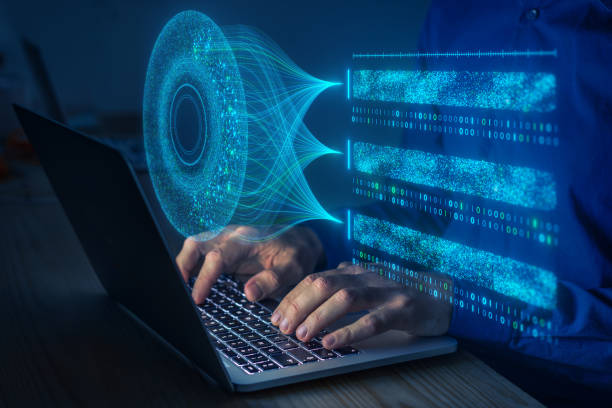
#> input picture Experiment 6 - Solutions by students/experiment-6/input/input_image.jpg, 612 x 408 px, found by its file name
$ python Experiment_5.py
#> lines starting #> are read from the running program, lines starting #| are printed output that depends on the picture
import cv2
import numpy as np
import matplotlib.pyplot as plt
import os
import time

from skimage.feature import hog
from skimage import exposure


# =========================================================
# 1. Create Output Folder
# =========================================================

os.makedirs("output", exist_ok=True)


# =========================================================
# 2. Load Image
# =========================================================

image_path = "input/input_image.jpg"

image = cv2.imread(image_path)
#> image is the input picture: shape (408, 612, 3); mean B, G, R 94.7, 59.2, 15.3

if image is None:
    print("Error: Image not found!")
    print("Please put input_image.jpg inside input folder.")
    exit()

print("Image loaded successfully.")


# =========================================================
# 3. Convert Image to RGB and Grayscale
# =========================================================

image_rgb = cv2.cvtColor(image, cv2.COLOR_BGR2RGB)

gray = cv2.cvtColor(image, cv2.COLOR_BGR2GRAY)
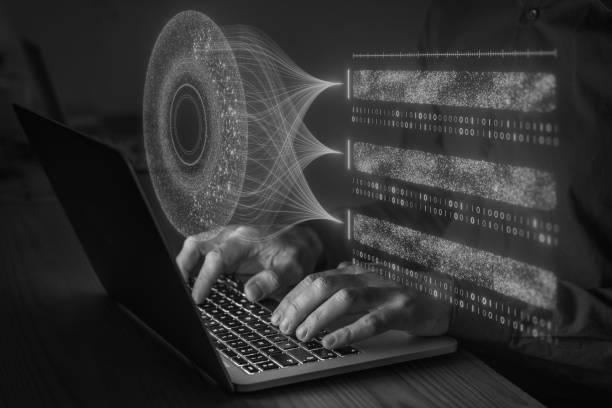
#> gray: shape (408, 612); min 0, max 248, mean 50.1

print("Image Size:", image.shape)
#| Image Size: (408, 612, 3)
print("Grayscale conversion completed.")


# =========================================================
# 4. Save Grayscale Image
# =========================================================

cv2.imwrite(
    "output/grayscale.jpg",
    gray
)


# =========================================================
# 5. SIFT Feature Extraction
# =========================================================

print("\nRunning SIFT...")

start_time = time.time()

sift = cv2.SIFT_create()

keypoints, descriptors = sift.detectAndCompute(
    gray,
    None
)
#> keypoints = 881 keypoints; strongest (x, y, size): (239, 312, 1.8), (261, 343, 1.8), (243, 301, 1.9), (221, 294, 1.9)

sift_time = time.time() - start_time

print("SIFT Keypoints:", len(keypoints))
#| SIFT Keypoints: 881
print("SIFT Descriptor Shape:", descriptors.shape if descriptors is not None else None)
#| SIFT Descriptor Shape: (881, 128)
print("SIFT Processing Time:", round(sift_time, 4), "seconds")


# =========================================================
# 6. Draw SIFT Keypoints
# =========================================================

sift_image = cv2.drawKeypoints(
    image_rgb,
    keypoints,
    None,
    flags=cv2.DRAW_MATCHES_FLAGS_DRAW_RICH_KEYPOINTS
)
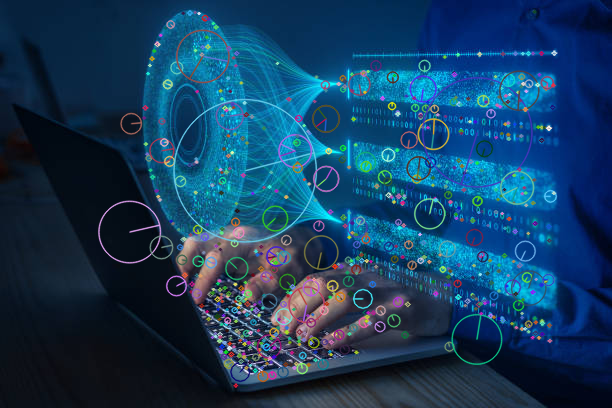
#> sift_image: shape (408, 612, 3); mean R, G, B 21, 61.2, 94.8

plt.figure(figsize=(10, 6))
plt.imshow(sift_image)
plt.title("SIFT Keypoints")
plt.axis("off")

plt.savefig(
    "output/sift_keypoints.png",
    dpi=300,
    bbox_inches="tight"
)

plt.show()


# =========================================================
# 7. HOG Feature Extraction
# =========================================================

print("\nRunning HOG...")

start_time = time.time()

gray_float = gray / 255.0

hog_features, hog_image = hog(
    gray_float,
    orientations=9,
    pixels_per_cell=(8, 8),
    cells_per_block=(2, 2),
    block_norm="L2-Hys",
    visualize=True
)
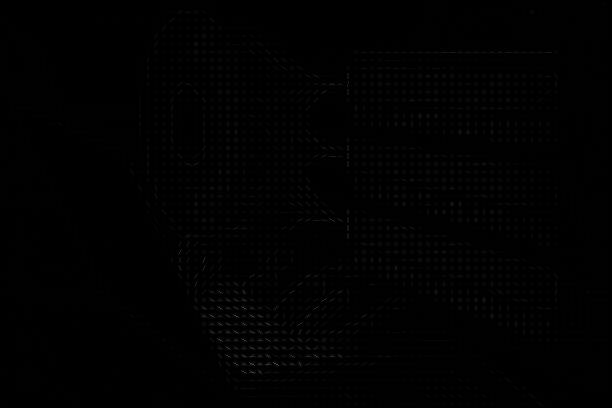
#> hog_image: shape (408, 612) float64; min 0, max 0.309, mean 0.00412

hog_time = time.time() - start_time

print("HOG Feature Length:", len(hog_features))
#| HOG Feature Length: 135000
print("HOG Processing Time:", round(hog_time, 4), "seconds")


# =========================================================
# 8. Improve HOG Visualization
# =========================================================

hog_image_rescaled = exposure.rescale_intensity(
    hog_image,
    in_range=(0, 10)
)


plt.figure(figsize=(10, 6))
plt.imshow(hog_image_rescaled, cmap="gray")
plt.title("HOG Visualization")
plt.axis("off")

plt.savefig(
    "output/hog_visualization.png",
    dpi=300,
    bbox_inches="tight"
)

plt.show()


# =========================================================
# 9. Original vs SIFT vs HOG
# =========================================================

plt.figure(figsize=(15, 5))


plt.subplot(1, 3, 1)
plt.imshow(image_rgb)
plt.title("Original Image")
plt.axis("off")


plt.subplot(1, 3, 2)
plt.imshow(sift_image)
plt.title("SIFT Keypoints")
plt.axis("off")


plt.subplot(1, 3, 3)
plt.imshow(hog_image_rescaled, cmap="gray")
plt.title("HOG Features")
plt.axis("off")


plt.tight_layout()

plt.savefig(
    "output/feature_comparison.png",
    dpi=300,
    bbox_inches="tight"
)

plt.show()


# =========================================================
# 10. Create Second Similar Image
# =========================================================

# Slightly resize and rotate the original image
height, width = gray.shape
#> height = 408; width = 612

center = (width // 2, height // 2)
#> center = (306, 204)

rotation_matrix = cv2.getRotationMatrix2D(
    center,
    5,
    1.0
)

second_image = cv2.warpAffine(
    image,
    rotation_matrix,
    (width, height)
)
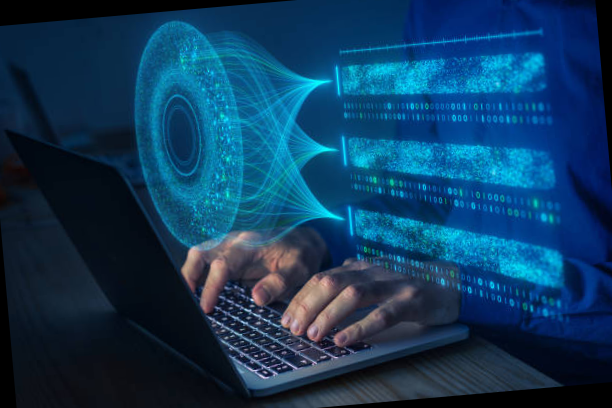
#> second_image: shape (408, 612, 3); mean B, G, R 92.3, 58.2, 15

cv2.imwrite(
    "output/second_similar_image.jpg",
    second_image
)


# =========================================================
# 11. SIFT Features for Second Image
# =========================================================

second_gray = cv2.cvtColor(
    second_image,
    cv2.COLOR_BGR2GRAY
)
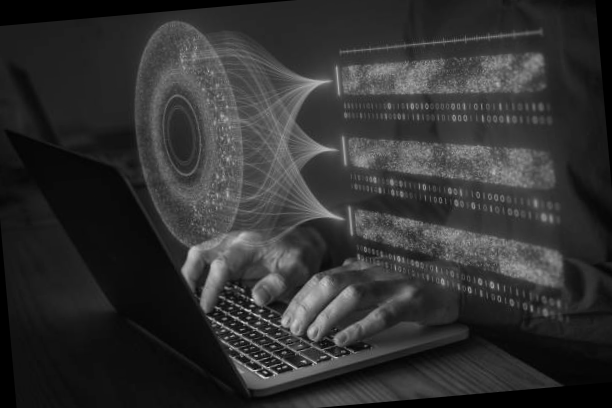
#> second_gray: shape (408, 612); min 0, max 225, mean 49.2

keypoints2, descriptors2 = sift.detectAndCompute(
    second_gray,
    None
)
#> keypoints2 = 962 keypoints; strongest (x, y, size): (261, 310, 2), (249, 311, 2.1), (226, 338, 1.8), (210, 318, 2)

print("\nSecond Image SIFT Keypoints:", len(keypoints2))
#| Second Image SIFT Keypoints: 962


# =========================================================
# 12. SIFT Image Matching
# =========================================================

print("\nPerforming SIFT Image Matching...")

if descriptors is not None and descriptors2 is not None:

    matcher = cv2.BFMatcher(
        cv2.NORM_L2,
        crossCheck=True
    )

    matches = matcher.match(
        descriptors,
        descriptors2
    )
#> matches = 608 matches

    matches = sorted(
        matches,
        key=lambda x: x.distance
    )

    # Select best 50 matches
    good_matches = matches[:50]
#> good_matches = 50 matches

    match_image = cv2.drawMatches(
        image_rgb,
        keypoints,
        cv2.cvtColor(second_image, cv2.COLOR_BGR2RGB),
        keypoints2,
        good_matches,
        None,
        flags=cv2.DrawMatchesFlags_NOT_DRAW_SINGLE_POINTS
    )
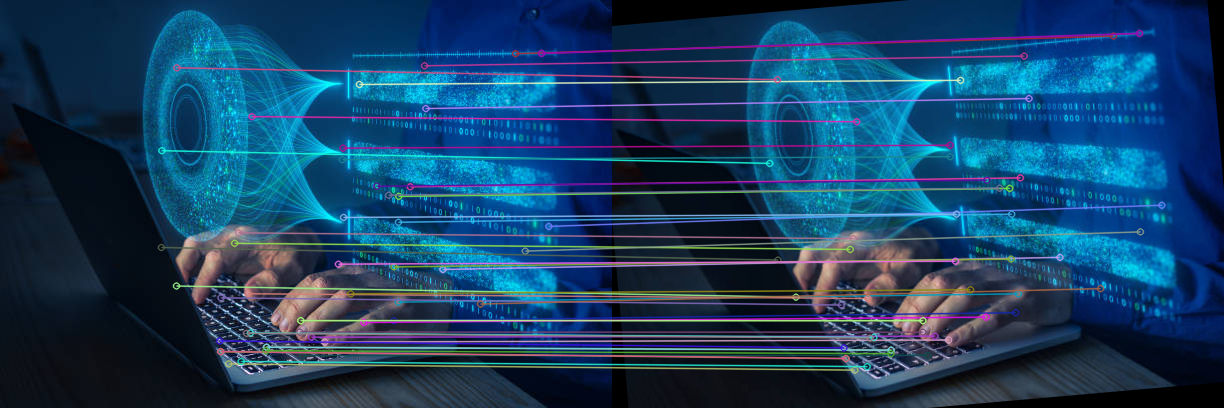
#> match_image: shape (408, 1224, 3); mean R, G, B 24.1, 63.8, 98.1

    plt.figure(figsize=(16, 8))
    plt.imshow(match_image)
    plt.title("SIFT Feature Matching")
    plt.axis("off")

    plt.savefig(
        "output/sift_matching.png",
        dpi=300,
        bbox_inches="tight"
    )

    plt.show()

    print("Total Matches:", len(matches))
#| Total Matches: 608
    print("Best Matches Displayed:", len(good_matches))
#| Best Matches Displayed: 50

else:
    print("Descriptors could not be calculated.")


# =========================================================
# 13. Feature Statistics
# =========================================================

print("\n========================================")
print("FEATURE EXTRACTION RESULTS")
print("========================================")

print("SIFT Keypoints       :", len(keypoints))
#| SIFT Keypoints       : 881
print("SIFT Descriptor Size :", descriptors.shape if descriptors is not None else None)
#| SIFT Descriptor Size : (881, 128)

print("HOG Feature Length   :", len(hog_features))
#| HOG Feature Length   : 135000

print("SIFT Time             :", round(sift_time, 4), "seconds")
print("HOG Time              :", round(hog_time, 4), "seconds")


# =========================================================
# 14. Final Comparison Plot
# =========================================================

plt.figure(figsize=(14, 8))

plt.subplot(2, 2, 1)
plt.imshow(image_rgb)
plt.title("Original Image")
plt.axis("off")


plt.subplot(2, 2, 2)
plt.imshow(sift_image)
plt.title("SIFT Keypoints")
plt.axis("off")


plt.subplot(2, 2, 3)
plt.imshow(hog_image_rescaled, cmap="gray")
plt.title("HOG Descriptor")
plt.axis("off")


plt.subplot(2, 2, 4)
plt.imshow(
    cv2.cvtColor(second_image, cv2.COLOR_BGR2RGB)
)
plt.title("Similar / Rotated Image")
plt.axis("off")


plt.tight_layout()

plt.savefig(
    "output/final_comparison.png",
    dpi=300,
    bbox_inches="tight"
)
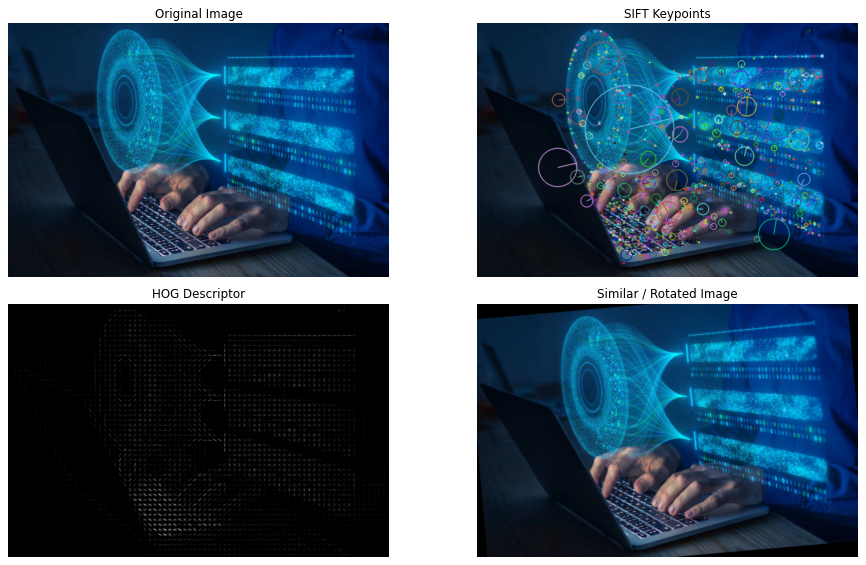
#> figure drawn by matplotlib, 4 panels

plt.show()


# =========================================================
# 15. Final Message
# =========================================================

print("\n========================================")
print("Experiment 5 completed successfully!")
print("========================================")

print("\nGenerated files:")

for file in sorted(os.listdir("output")):
    print("-", file)
